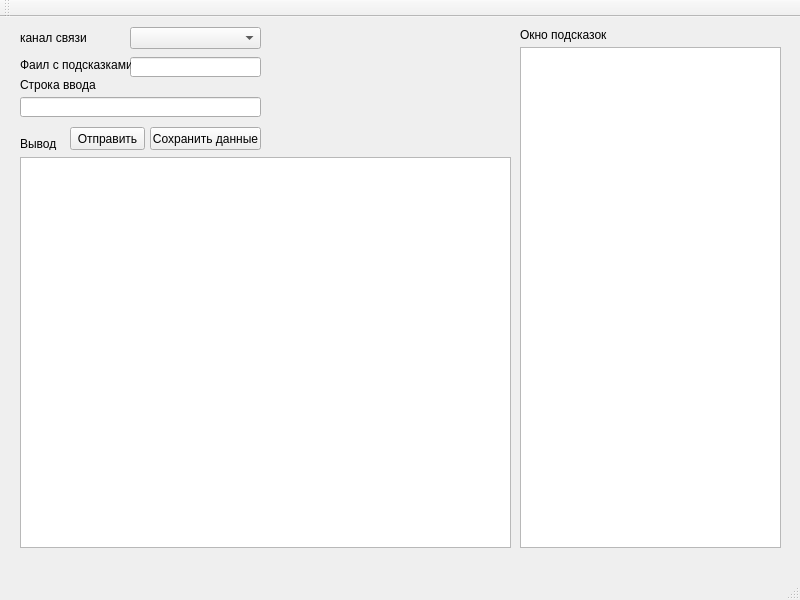
<?xml version="1.0" encoding="UTF-8"?>
<ui version="4.0">
 <class>MainWindow</class>
 <widget class="QMainWindow" name="MainWindow">
  <property name="geometry">
   <rect>
    <x>0</x>
    <y>0</y>
    <width>800</width>
    <height>600</height>
   </rect>
  </property>
  <property name="windowTitle">
   <string>MainWindow</string>
  </property>
  <widget class="QWidget" name="centralWidget">
   <widget class="QPlainTextEdit" name="result">
    <property name="geometry">
     <rect>
      <x>20</x>
      <y>140</y>
      <width>491</width>
      <height>391</height>
     </rect>
    </property>
   </widget>
   <widget class="QLineEdit" name="vvod">
    <property name="geometry">
     <rect>
      <x>20</x>
      <y>80</y>
      <width>241</width>
      <height>20</height>
     </rect>
    </property>
   </widget>
   <widget class="QLabel" name="label">
    <property name="geometry">
     <rect>
      <x>20</x>
      <y>60</y>
      <width>81</width>
      <height>16</height>
     </rect>
    </property>
    <property name="text">
     <string>Строка ввода</string>
    </property>
   </widget>
   <widget class="QLabel" name="label_2">
    <property name="geometry">
     <rect>
      <x>20</x>
      <y>120</y>
      <width>47</width>
      <height>13</height>
     </rect>
    </property>
    <property name="text">
     <string>Вывод</string>
    </property>
   </widget>
   <widget class="QPushButton" name="send">
    <property name="geometry">
     <rect>
      <x>70</x>
      <y>110</y>
      <width>75</width>
      <height>23</height>
     </rect>
    </property>
    <property name="text">
     <string>Отправить</string>
    </property>
   </widget>
   <widget class="QComboBox" name="port">
    <property name="geometry">
     <rect>
      <x>130</x>
      <y>10</y>
      <width>131</width>
      <height>22</height>
     </rect>
    </property>
   </widget>
   <widget class="QLabel" name="label_3">
    <property name="geometry">
     <rect>
      <x>20</x>
      <y>10</y>
      <width>71</width>
      <height>21</height>
     </rect>
    </property>
    <property name="text">
     <string>канал связи</string>
    </property>
   </widget>
   <widget class="QLineEdit" name="podskazkifname">
    <property name="geometry">
     <rect>
      <x>130</x>
      <y>40</y>
      <width>131</width>
      <height>20</height>
     </rect>
    </property>
   </widget>
   <widget class="QLabel" name="label_4">
    <property name="geometry">
     <rect>
      <x>20</x>
      <y>40</y>
      <width>111</width>
      <height>16</height>
     </rect>
    </property>
    <property name="text">
     <string>Фаил с подсказками</string>
    </property>
   </widget>
   <widget class="QPlainTextEdit" name="commands">
    <property name="geometry">
     <rect>
      <x>520</x>
      <y>30</y>
      <width>261</width>
      <height>501</height>
     </rect>
    </property>
   </widget>
   <widget class="QLabel" name="label_5">
    <property name="geometry">
     <rect>
      <x>520</x>
      <y>10</y>
      <width>91</width>
      <height>16</height>
     </rect>
    </property>
    <property name="text">
     <string>Окно подсказок</string>
    </property>
   </widget>
   <widget class="QPushButton" name="save">
    <property name="geometry">
     <rect>
      <x>150</x>
      <y>110</y>
      <width>111</width>
      <height>23</height>
     </rect>
    </property>
    <property name="text">
     <string>Сохранить данные</string>
    </property>
   </widget>
  </widget>
  <widget class="QMenuBar" name="menuBar">
   <property name="geometry">
    <rect>
     <x>0</x>
     <y>0</y>
     <width>800</width>
     <height>21</height>
    </rect>
   </property>
  </widget>
  <widget class="QToolBar" name="mainToolBar">
   <attribute name="toolBarArea">
    <enum>TopToolBarArea</enum>
   </attribute>
   <attribute name="toolBarBreak">
    <bool>false</bool>
   </attribute>
  </widget>
  <widget class="QStatusBar" name="statusBar"/>
 </widget>
 <layoutdefault spacing="6" margin="11"/>
 <resources/>
 <connections/>
</ui>
